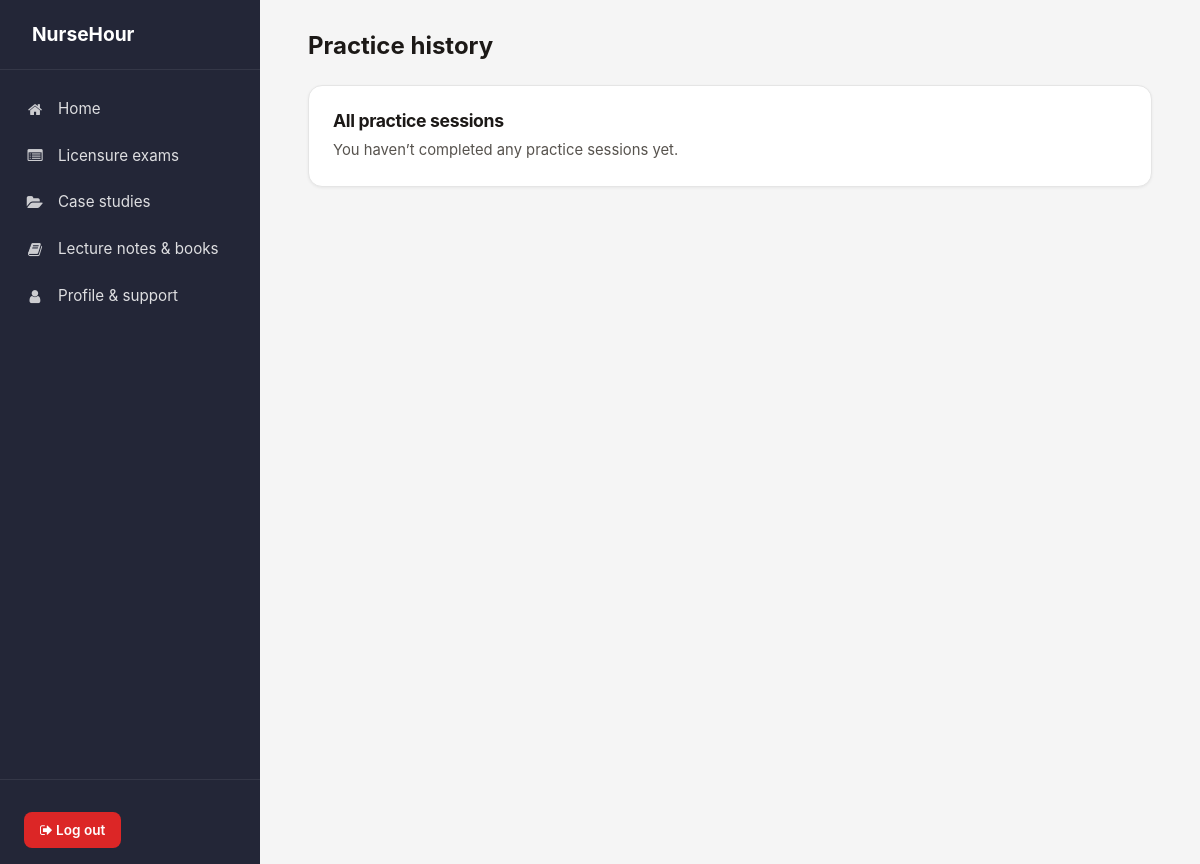
/dashboard/practice-history/ (signed in), run on an earlier commit of the app's database.
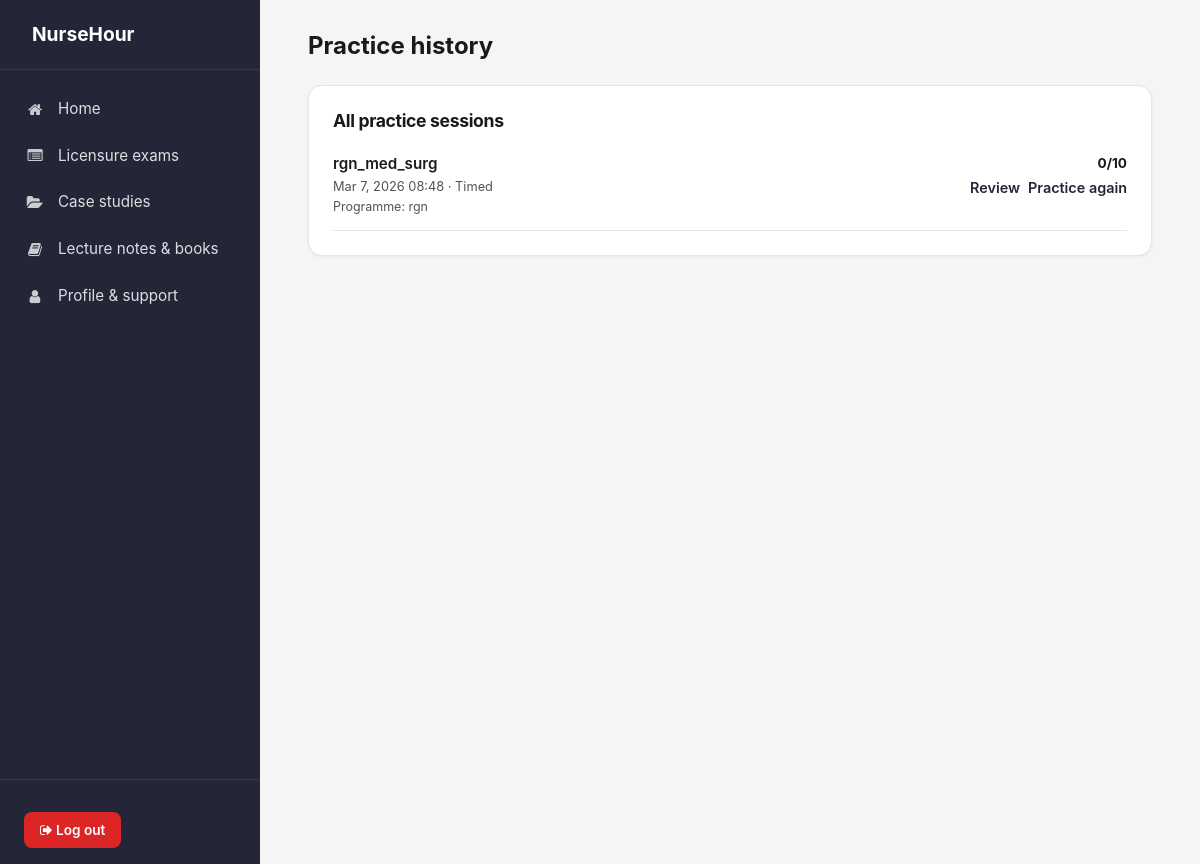
And on a later commit of the database.
### website/models.py (models this page shows)
class PracticeSession(models.Model):
    user = models.ForeignKey(settings.AUTH_USER_MODEL, on_delete=models.CASCADE, related_name='practice_sessions')
    program = models.CharField(max_length=10, blank=True, default='')
    paper = models.CharField(max_length=40, blank=True, default='')
    timed = models.BooleanField(default=False, help_text='If true, student practiced under timed conditions (50s per question).')
    total_questions = models.PositiveIntegerField()
    correct_count = models.PositiveIntegerField(default=0)
    questions = models.JSONField(default=list, help_text='List of Supabase mcq_questions ids (str or int) in order.')
    started_at = models.DateTimeField(default=timezone.now)
    finished_at = models.DateTimeField(null=True, blank=True)
    created_at = models.DateTimeField(auto_now_add=True)
    class Meta:
        ordering = ['-started_at']

### website/views.py (the view)
# urls.py: path('dashboard/practice-history/', views.practice_history, name='practice_history'),
@login_required
def practice_history(request):
    if _is_admin_user(request.user):
        return redirect('website:admin_dashboard')
    sessions = PracticeSession.objects.filter(user=request.user).order_by('-started_at')
    context = {'sessions': sessions}
    return render(request, 'website/practice_history.html', context)

### website/views.py (called while the page is built)
def _is_admin_user(user):
    return user and user.is_authenticated and getattr(settings, 'ADMIN_EMAIL', None) and user.email == settings.ADMIN_EMAIL

### templates/website/practice_history.html (shortened to what this page needs)
{% extends 'dashboard_base.html' %}
{% load static %}
{% block page_title %}Practice history{% endblock %}
{% block sidebar_nav %}
    <a href="{% url 'website:dashboard' %}"><i class="fa fa-home"></i> Home</a>
    <a href="{% url 'website:practice' %}"><i class="fa fa-list-alt"></i> Licensure exams</a>
    <a href="{% url 'website:case_studies' %}"><i class="fa fa-folder-open"></i> Case studies</a>
    <a href="{% url 'website:resources' %}"><i class="fa fa-book"></i> Lecture notes &amp; books</a>
    <a href="{% url 'website:profile_support' %}"><i class="fa fa-user"></i> Profile &amp; support</a>
{% endblock %}
{% block content %}
    <div class="db-card">
        <h2 class="db-card__title">All practice sessions</h2>
        {% if sessions %}
            <ul style="list-style:none;margin:0;padding:0;">
                {% for s in sessions %}
                <li style="padding:0.85rem 0;border-bottom:1px solid var(--db-border);">
                    <div style="display:flex;justify-content:space-between;align-items:flex-start;gap:1rem;flex-wrap:wrap;">
                        <div>
                            <div style="font-size:0.95rem;font-weight:600;margin-bottom:0.1rem;">
                                {{ s.paper|default:"Practice session" }}
                            </div>
                            <div style="font-size:0.8rem;color:var(--db-muted);">
                                {{ s.started_at|date:"M j, Y H:i" }} · {{ s.timed|yesno:"Timed,Untimed" }}
                            </div>
                            {% if s.program %}
                                <div style="font-size:0.78rem;color:var(--db-muted);margin-top:0.1rem;">
                                    Programme: {{ s.program }}
                                </div>
                            {% endif %}
                        </div>
                        <div style="text-align:right;">
                            <div style="font-size:0.85rem;margin-bottom:0.25rem;">
                                {% if s.total_questions %}
                                    <strong>{{ s.correct_count }}/{{ s.total_questions }}</strong>
                                {% else %}
                                    —
                                {% endif %}
                            </div>
                            <div style="display:flex;gap:0.5rem;justify-content:flex-end;flex-wrap:wrap;font-size:0.8rem;">
                                <a href="{% url 'website:practice_review' s.id %}">Review</a>
                                <a href="{% url 'website:practice_repeat' s.id %}">Practice again</a>
                            </div>
                        </div>
                    </div>
                </li>
                {% endfor %}
            </ul>
        {% else %}
            <p class="db-card__text">You haven’t completed any practice sessions yet.</p>
        {% endif %}
    </div>
{% endblock %}

What changed in the data, as far as the page shows it:
added PracticeSession: paper "rgn_med_surg", started_at "Mar 7, 2026 08:48", timed "Timed", program "rgn", correct_count "0", total_questions "10"
Also different on the page:
text no longer shown: "You haven’t completed any practice sessions yet."
